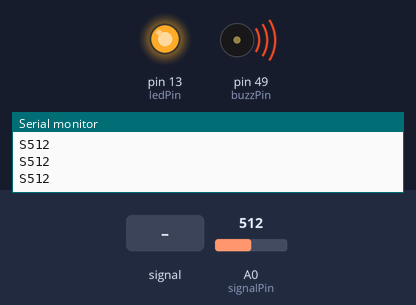
The sketch below on a simulated Arduino Mega 2560, built with avr-gcc and run on an emulated ATmega2560. Shown: output pins drawn as LEDs (lit = HIGH), buzzer (waves = sounding, pin HIGH), the last lines printed to the serial monitor. The test bench sets the inputs (shaded band); at power-on: A0 (signalPin) = 512.

Above: at 1.2 s.
1.3 s: A0 (signalPin) fed a 200 Hz sine of ±255 counts around its level
At 1.7 s:
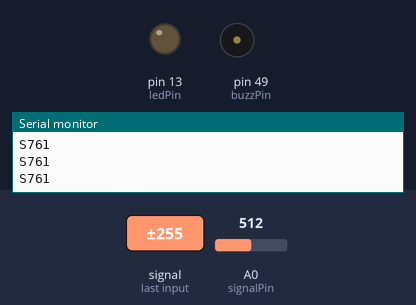
4.3 s: A0 (signalPin) set to 716
At 5.6 s:
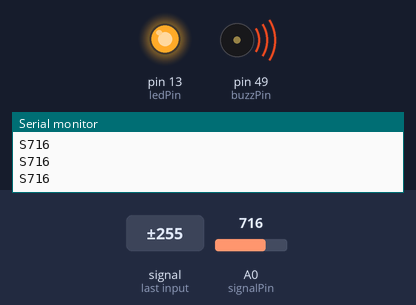
5.9 s: A0 (signalPin) set to 434
At 7.0 s:
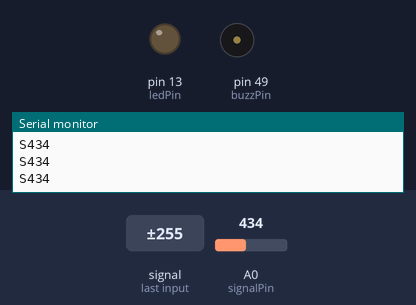
8.7 s: A0 (signalPin) set to 405
At 9.7 s:
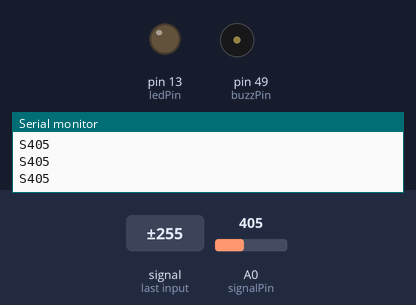
Timing chart, 0 to 11.2 s (numbered marks = the images above; inputs shaded):
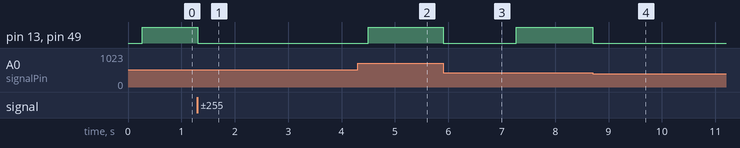

The sketch:

PulseSensor.ino
```cpp
//  VARIABLES
int signalPin = 0;       //  Input dari rangkaian penguat
int ledPin = 13;         //  Pin led
int buzzPin = 49;        //  Pin buzze
volatile int BPM;        //  Variabel volatil penyimpan nilai BPM
volatile int Signal;     //  Variabel volatil penyimpan nilai ADC
volatile int beatInterval = 450;    // dengan asumsi bahwa setiap detik(paling banyak) melakkan detak 220bpm sehingga 1 beat memakan waktu 0,27s atau 270mS (beat interval paling pendek) Hanya sebagai nilai awal!!!
volatile boolean pulseArea = false; // flag area detak
volatile boolean findBeat = false;  // flag untuk meandakan bawa beat ditemukan

void setup(){
  pinMode(ledPin,OUTPUT); // mode output pada pin
  pinMode(buzzPin,OUTPUT);// mode output pada pin
  Serial.begin(115200);   // baud rate
  interruptSetup();       // start up setting fungsi interupt
}


void loop(){
  sendDataToProcessing('S', Signal);      // secara default mengirimkan data dengan header "S". Hali ini digunakan untuk visualisasi bentuk gelombang pada software processing
  if (findBeat == true){                  // Jika detak ditemukan
        sendDataToProcessing('B',BPM);    // data BPM akan disisipkan pada pengiriman data serial.
        sendDataToProcessing('Q',beatInterval);  //data interval detak juga akan disisipkan
        findBeat = false;                 // reset flag
     }
  delay(20);                              // delay
}


void sendDataToProcessing(char symbol, int data ){ //fungsi untuk mengemas data serial
    Serial.print(symbol);           //dengan hirari pengiriman simbol header diikuti nilai
    Serial.println(data);
  }
```

Interrupt.ino
```cpp
volatile int temp[10];                          // menyimpan jarak antar detak dan melakukan rata-rata
volatile unsigned long sampleCounter = 0;       // untuk melakukan perhtungan waktu setiap interupt berjalan
volatile unsigned long lastBeatTime = 0;        // untuk menyimpan nilai waktu antar detak
volatile int Max =415;                          // digunakan untuk menemukan puncak gelombang
volatile int Min = 415;                         // digunakan untuk menemukan lembah gelombang
volatile int thres = 415;                       // batas nilai detak
volatile int Amp = 100;                         // digunakan untuk menyimpan amplitudo gelombang
volatile boolean firstBeat = true;              // flag
volatile boolean secondBeat = true;             // flag

//clock menggunakan 16MHz maka waktu perubahan 1 clock adalah 1/16000000 = 0,0625uS
//menggunakan timer 8 bit --->0 sampai 255
//0,0625uS*256 = 1,6 x10^-5 merupakan waktu yang dibutuhkan timer mencapai nilai maksimum (overflow)
//Menggunakan prescaler 256 untuk memperlambat clock timer maka 256*1,6x10^-5 = 4,096 mS direpresentasikan dengan nilai counting 0-255, untuk waktu 2mS maka counting hanya berakhir pada nilai 124
//Untuk sampling rate  = 500Hz maka periode adalah 1/500 = 2x10^-3s atau 2mS
//periode sampling 2mS = 2x10^-3 didapatkan dengan melakukan perbandingan nilai ORC2A dengan TIMSK2 untuk mencapai counter 124.


void interruptSetup(){
  TCCR2A = 0x02;     // menonaktifkan PWM pin 3 dan 11 serta mengaktifkan mode CTC (mode inerupt perbandingan)
  TCCR2B = 0x06;     // memilih prescaler 256 (untuk memperlambat clock)
  OCR2A = 0X7C;      // memasukan nilai 124 pada register OCR2A (1/2 kapasitas counter unuk mencapai interupt 2ms)
  TIMSK2 = 0x02;     // mengaktifkan interup untuk membandingkan nilai antara TIMER2 dan ORC2A
  sei();             // global interupt
}


ISR(TIMER2_COMPA_vect){                                 // ISR ini akan dijalankan setiap 2ms atau ketika proses counting mencapai nilai 124
    cli();                                              // Menonaktifkan interupt ketika kondisi interupsi tercapai
    Signal = analogRead(signalPin);                     // Membaca Nilai ADC pin analog 0
    sampleCounter += 2;                                 // untuk menyimpan nterupsi yang telah dilakukan kenaikan setiap 2 ms
    int N = sampleCounter - lastBeatTime;               // digunakan untuk memonitor interval beat tunda sistem

    if(Signal < thres && N > (beatInterval/5)*3){       // waktu jeda untuk menghindari noise pada rentang beat interval
        if (Signal < Min){                              // T (trough)
            Min = Signal;                               // set batas terendah sinyal
        }
    }

    if(Signal > thres && Signal > Max){
        Max = Signal;                                  // set batas tertinggi sinyal
       }

  //------------------------------------------------------------>>>>Analisis Sinyal Detak<<<<-------------------------------------------------------------
  if (N > 270){                                             // waktu rentang yang diambil untuk menghindari noise antar detak dengan asumsi detak terbanyak 220 bpm
    if ( (Signal > thres) && (pulseArea == false) && (N > (beatInterval/5)*3) ){
        pulseArea = true;                                   // bernilai benar ketika berada pada area yang diperkirakan terjadi detak janting
        digitalWrite(ledPin,HIGH);                          // Led pin 13 hidup
        digitalWrite(buzzPin,HIGH);
        beatInterval = sampleCounter - lastBeatTime;        // menghitung waktu antar detak
        lastBeatTime = sampleCounter;

        if(firstBeat){                                      // bernilai benar ketika detak pertama ditemukan
             firstBeat = false;                             // reset flag
             return;
        }
        if(secondBeat){                                     // bernilai benar ketika detak kedua ditemukan
            secondBeat = false;                             // reset flag
              for(int i=0; i<=9; i++){                      // menyimpan beat interval pada array untuk dicari nilai rata-rata
                   temp[i] = beatInterval;
              }
        }
    word runningTotal = 0;
    for(int i=0; i<=8; i++){                // menggeser data pada array
         temp[i] = temp[i+1];               // menghapus data beat terlama
         runningTotal += temp[i];           // menjumlahkan 9 data beat lama kedalam variabel runningTotal
    }

    temp[9] = beatInterval;                 // menambahkan data beat terbaru pada array terakhir
    runningTotal += temp[9];                // menambahkan data beat terbaru pada runningTotal
    runningTotal /= 10;                     // merata-rata beat interval
    BPM = 60000/runningTotal;               // mendapatkan nilai BPM
    findBeat = true;                        // set flag untuk menandakan bahwa beat ditemukan
    }
  }

  if (Signal < thres && pulseArea == true){    //Ketika signal melemah dan masih berada pada area perkiraa detak (pulseArea == true)
      digitalWrite(ledPin,LOW);                //Led pin 13 (on Boadr led) dimatikan
      digitalWrite(buzzPin,LOW);
      pulseArea = false;                       //Diasumsikan bahwasanya ketika sinyal melemah, analisis sudah berada diluar area detak
      Amp = Max - Min;                         //Mencari nilai amplitudo
      thres = Amp/2 + Min;                     //Update nilai tres (treshold)
      Max = thres;                             //Reset Min Max untuk menyesuaikan dengan nilai maksimum dan minimum detak yang baru (sistem dinamis)
      Min = thres;
  }

  if (N > 2500){                              // Jika N melebihi nilai 25000 (2.5 detik) berarti pendeteksian gagal karena nilai N terus melakukan increment
      thres = 415;                            // set thresh default
      Max = 415;                              // set Max ke nilai awal
      Min = 415;                              // set Min ke nilai awal
      lastBeatTime = sampleCounter;           // Jangan biarkan sample counter increment terlalu jauh dan meninggalkan lastBeatTime tertinggal tanpa update walaupun detak tidak terdeteksi
      firstBeat = true;                       // set flag untuk mendapatkan data realistis BPM
      secondBeat = true;
  }

  sei();
}
```

Measured:
- after the input at 1.3 s, pin 13 (ledPin), pin 49 (buzzPin): HIGH → LOW at once
- after the input at 4.3 s, pin 13 (ledPin), pin 49 (buzzPin): LOW → HIGH after 0.20 s
- after the input at 5.9 s, pin 13 (ledPin), pin 49 (buzzPin): HIGH → LOW at once, → HIGH 1.4 s later
- after the input at 8.7 s, pin 13 (ledPin), pin 49 (buzzPin): HIGH → LOW at once
